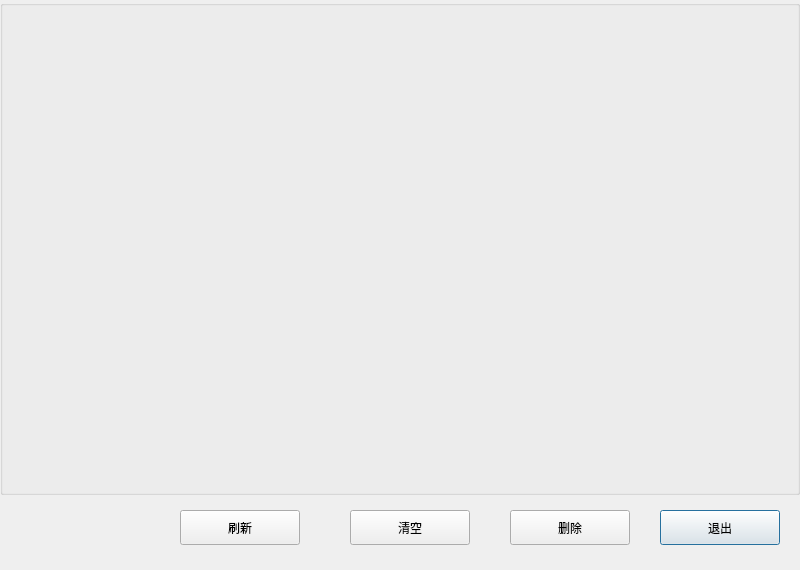
<?xml version="1.0" encoding="UTF-8"?>
<ui version="4.0">
 <class>LOG_ShowDlg</class>
 <widget class="QDialog" name="LOG_ShowDlg">
  <property name="geometry">
   <rect>
    <x>0</x>
    <y>0</y>
    <width>800</width>
    <height>570</height>
   </rect>
  </property>
  <property name="windowTitle">
   <string>Dialog</string>
  </property>
  <widget class="QGroupBox" name="groupBox">
   <property name="geometry">
    <rect>
     <x>0</x>
     <y>0</y>
     <width>800</width>
     <height>495</height>
    </rect>
   </property>
   <property name="title">
    <string/>
   </property>
  </widget>
  <widget class="QPushButton" name="quitBtn">
   <property name="geometry">
    <rect>
     <x>660</x>
     <y>510</y>
     <width>120</width>
     <height>35</height>
    </rect>
   </property>
   <property name="text">
    <string>退出</string>
   </property>
  </widget>
  <widget class="QPushButton" name="clearBtn">
   <property name="geometry">
    <rect>
     <x>350</x>
     <y>510</y>
     <width>120</width>
     <height>35</height>
    </rect>
   </property>
   <property name="text">
    <string>清空</string>
   </property>
  </widget>
  <widget class="QPushButton" name="refreshBtn">
   <property name="geometry">
    <rect>
     <x>180</x>
     <y>510</y>
     <width>120</width>
     <height>35</height>
    </rect>
   </property>
   <property name="text">
    <string>刷新</string>
   </property>
  </widget>
  <widget class="QPushButton" name="delBtn">
   <property name="geometry">
    <rect>
     <x>510</x>
     <y>510</y>
     <width>120</width>
     <height>35</height>
    </rect>
   </property>
   <property name="text">
    <string>删除</string>
   </property>
  </widget>
 </widget>
 <resources/>
 <connections>
  <connection>
   <sender>quitBtn</sender>
   <signal>clicked()</signal>
   <receiver>LOG_ShowDlg</receiver>
   <slot>close()</slot>
   <hints>
    <hint type="sourcelabel">
     <x>719</x>
     <y>537</y>
    </hint>
    <hint type="destinationlabel">
     <x>399</x>
     <y>284</y>
    </hint>
   </hints>
  </connection>
 </connections>
</ui>
